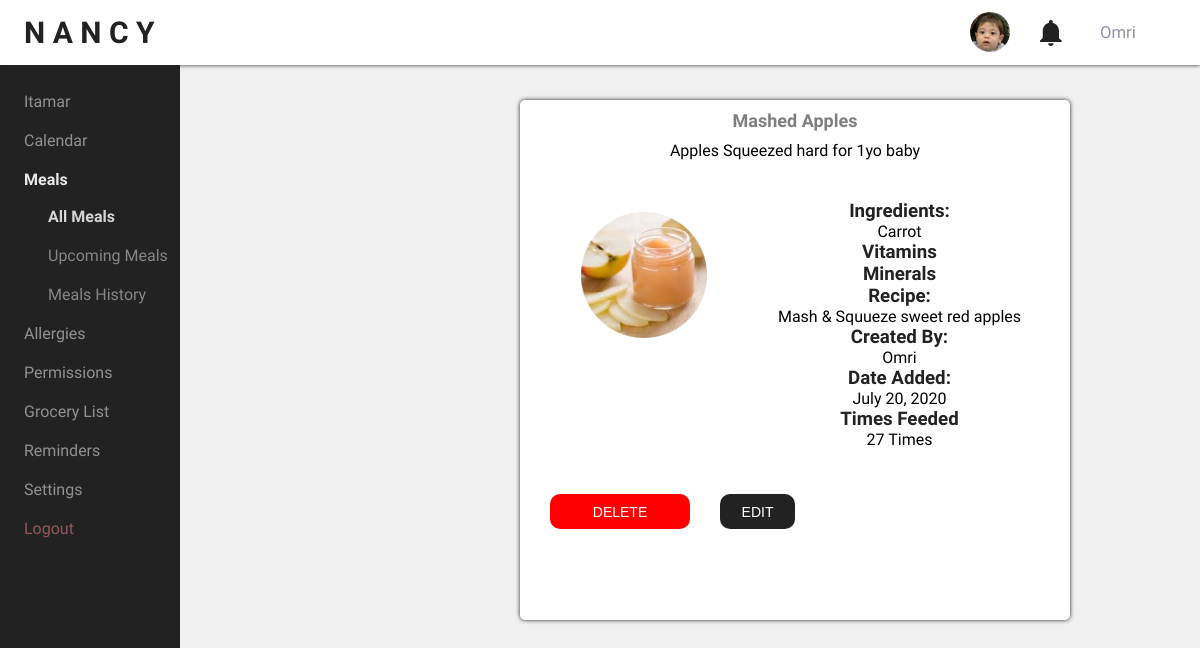
Page /mealData/42 (signed in) on the committed database.
### todo/models.py (models this page shows, shortened)
class Nancy(models.Model):
    user_id = models.ForeignKey(User, on_delete=models.CASCADE) #relationship 1:n (user:todos) ??
    dateCreated = models.DateField(auto_now_add=True) #automatic
    dateCompleted = models.DateField(null=True, blank=True) #blank at first ?
    mealName = models.CharField(max_length=30)
    scheduled = models.BooleanField(default=False)
    description = models.TextField(blank=True)
    mainIngredient = models.CharField(max_length=70)
    HasItamarTasted = models.BooleanField(default=False)
    Recipe = models.CharField(max_length=70)
    imagefile = models.ImageField(default='todo\static\nancy\images\Mashed_apple.png',upload_to='nancy/images')
    mediumIm=ImageSpecField(
        source='imagefile',processors=[SmartResize( 80,100)],format='PNG')
    smallIm=ImageSpecField(
        source='imagefile',processors=[SmartResize(40,50)],format='PNG')
    bigImage=ImageSpecField(
        source='imagefile',processors=[SmartResize(200,300)],format='PNG')

### todo/views.py (the view)
# urls.py: path('mealData/<int:meal_pk>', views.mealData, name='mealData'),
@login_required
def mealData(request, meal_pk):
    meal = get_object_or_404(Nancy, pk=meal_pk)
    form = NancyForm(instance=meal)
    if (request.method == 'GET'):
        return render(request, 'nancy/meal-data.html', {'meal': meal, 'form': form , 'creator':meal.user_id})
    else:
        try:
            form.save()
            return redirect('meals')
        except ValueError:
            return render(request, 'nancy/meal-data.html', {'form': form, 'errMsg': "Data mismatch"})

### todo/templates/nancy/meal-data.html (shortened to what this page needs)
{% load static  %}
<!DOCTYPE html>
<html lang="en">
<head>
    <link rel="stylesheet" href="{% static 'nancy/css/styles.css' %}">
</head>
<body>
    <div class="wrapper">
        <header>
            <div class="header-selections">
                <a href="{% url 'nancy' %}" id="logo">N A N C Y</a>
                {% if user.is_authenticated %}
                <span id="userName">{{user.username}}</span>
                {% endif %}
                <a href="#" id=notification></a>
                <a href="#" id=baby-nav></a>
            </div>
        </header>
        <div class="table">
            <nav>
                <ul>
                    <li><a href="{% url 'nancy' %}">Itamar</a></li>
                    <li><a href="#">Calendar</a></li>
                    <li class="thisNavSection"><a href="{% url 'meals' %}"><b>Meals</b></a>
                        <ul>
                            <li class="thisNavSection"><a href="{% url 'meals' %}">All Meals</a></li>
                            <li><a href="#">Upcoming Meals</a></li>
                            <li><a href="#">Meals History</a></li>
                        </ul>
                    </li>
                    <li><a href="#">Allergies</a></li>
                    <li><a href="#">Permissions</a></li>
                    <li><a href="#">Grocery List</a></li>
                    <li><a href="#">Reminders</a></li>
                    <li><a href="#">Settings</a></li>
                    <li><a id="logout" href="{% url 'logoutuser' %}">Logout</a></li>
                </ul>
            </nav>
            <main>
                <section id="meal-data">
                    <h2>{{meal.mealName}}</h2>
                    <p id="meal-description">{{meal.description}} </p>
                    <div class="wrapped">
                        <article class="meal-img">
                            <img class="mediumImg" src="{{meal.bigImage.url}}" alt="{{meal.mealName}}"
                                title="{{meal.mealName}}">
                        </article>
                        <article class="meal-info">
                            <h3>Ingredients:</h3>
                            <p id="ingredients">{{meal.mainIngredient}}</p>
                            <h3>Vitamins</h3>
                            <h3>Minerals</h3>
                            <h3>Recipe: </h3>
                            <p id="recipe"> {{meal.Recipe}}</p>
                            <h3>Created By:</h3>
                            <p id="created-by">{{creator.username}}</p>
                            <h3>Date Added:</h3>
                            <p id="date-added">{{meal.dateCreated}}</p>
                            <h3>Times Feeded</h3>
                            <p id="feeding-amount">27 Times</p>
                        </article>
                    </div>
                    <div id="mealdata-buttons">
                        <form action="{% url 'deleteMeal' meal.id %}" method="POST">
                            <button class="delButton" type='submit'>DELETE</button>
                        </form>
                        <button class="addButton" onclick="myFunc()">EDIT</button>
                    </div>
                </section>
            </main>
        </div>
</body>
</html>

### todo/static/nancy/css/styles.css (style rules this page uses)
* { margin: 0; padding: 0; overflow: visible; }
html,nav, header, footer, main, aside, section, div { display: block; }
h2 { text-align: center; font-size: 18px; opacity: 50%; margin: 5px; padding: 5px; }
h4, h3 { color: #222222; }
a { text-decoration: none; color: #222; }
.wrapper { display: block; width: 100%; margin: 0 auto; }
body { width: 100%; margin: 0; font-family: 'Ubuntu', sans-serif; font-style: normal; background-color: #f0f0f0; }
header { position: sticky; z-index: 99; top: 0; width: 100%; }
.header-selections { display: block; width: 100%; height: 65px; line-height: 65px; background-color: white; box-shadow: 0px 0px 4px #222222; font-size: 20px; }
nav { display: table-cell; height: 100vh; width: 12vw; min-width: 180px; background-color: #222222; padding: 0; }
#notification { display: block; float: right; right: 10px; margin:20px 30px; width: 30px; height: 30px; background: url(../images/notif-icon.png) no-repeat; }
#baby-nav { display: block; float: right; margin-top: 12px; width: 40px; height: 40px; border-radius: 100%; background: url(../images/baby-icon.png) no-repeat; margin-left: 15px; }
#logout { color: #ff9191; }
#logo { margin-left: 24px; font-weight: bold; text-decoration: none; text-align: center; color: #222222; font-size: 30px }
ul { list-style-type:none; margin-top: 18px; font-weight: lighter; }
nav ul { margin-left: 24px; }
li a { text-decoration: none; color: white; font-size: 16px; transition: 0.2s ease-in-out; }
li { margin-bottom: 20px; }
nav li { opacity: 50%; transition: 0.2s ease-in-out; }
.table { position: absolute; display: table; width: 100%; height: 100vh; border-collapse: collapse; margin: 0; }
main { box-sizing: border-box; display: flex; width: 100%; height: 100vh; padding: 15px; }
main section { position: relative; box-shadow: 0px 0px 4px #222222; border-radius: 5px; background-color: white; width: 38vw; text-align: center; }
.addButton { font-size: 14px; display: block; width:180px ; height: 35px ; margin: 5px auto; border-radius: 10px; background-color:#222222 ; color: white; cursor: pointer; border:none; transition: 0.2s all; }
.delButton { font-size: 14px; display: block; width:140px ; height:35px ; margin: 5px auto; border-radius: 10px; background-color:red ; color: white; cursor: pointer; border:none; transition: 0.2s all; }
#mealdata-buttons { display: flex; width: 50%; }
.thisNavSection { opacity: 90%; font-weight: bold; }
form { padding-left: 30px; padding-right: 30px; }
#userName { font-size: smaller; min-width: 100px; color: rgba(21, 12, 63, 0.459); float: right; }
#meal-data { height: 520px; width: 550px; left: 300px; top: 20px; margin-right: 25px; margin-left: 25px; }
#meal-description { text-align: center; }
.wrapped { margin: 40px auto; }
.meal-img { display: inline-block; margin: 0 auto; }
.meal-info { display: inline-block; vertical-align: top; padding-left: 10%; }

### rows in the picture
Nancy: mealName "Mashed Apples", description "Apples Squeezed hard for 1yo baby", bigImage (picture), mainIngredient "Carrot", Recipe "Mash & Squueze sweet red apples", dateCreated "July 20, 2020"

### other values in the picture
{{ user.username }} "Omri"
{{ creator.username }} "Omri"
